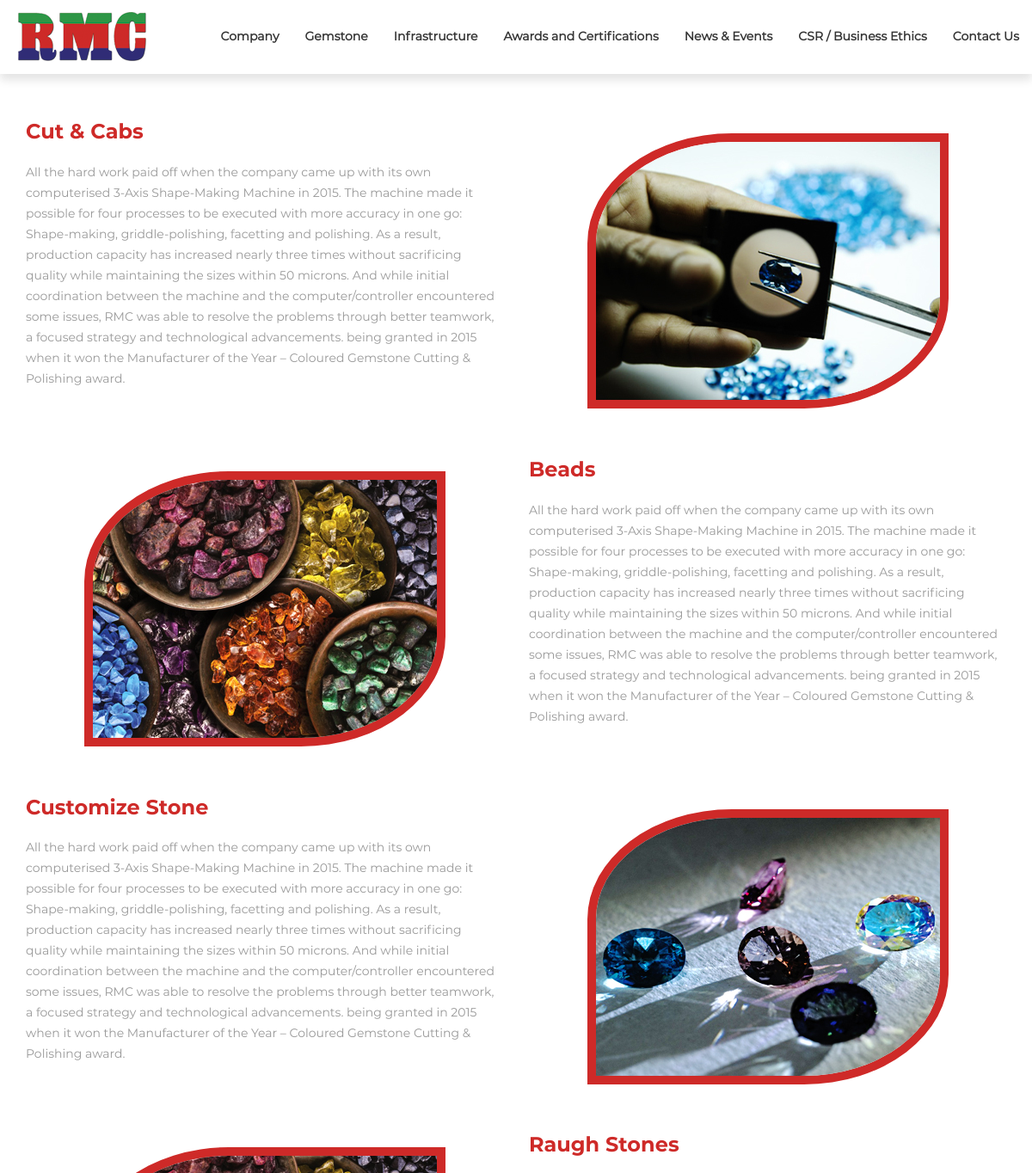
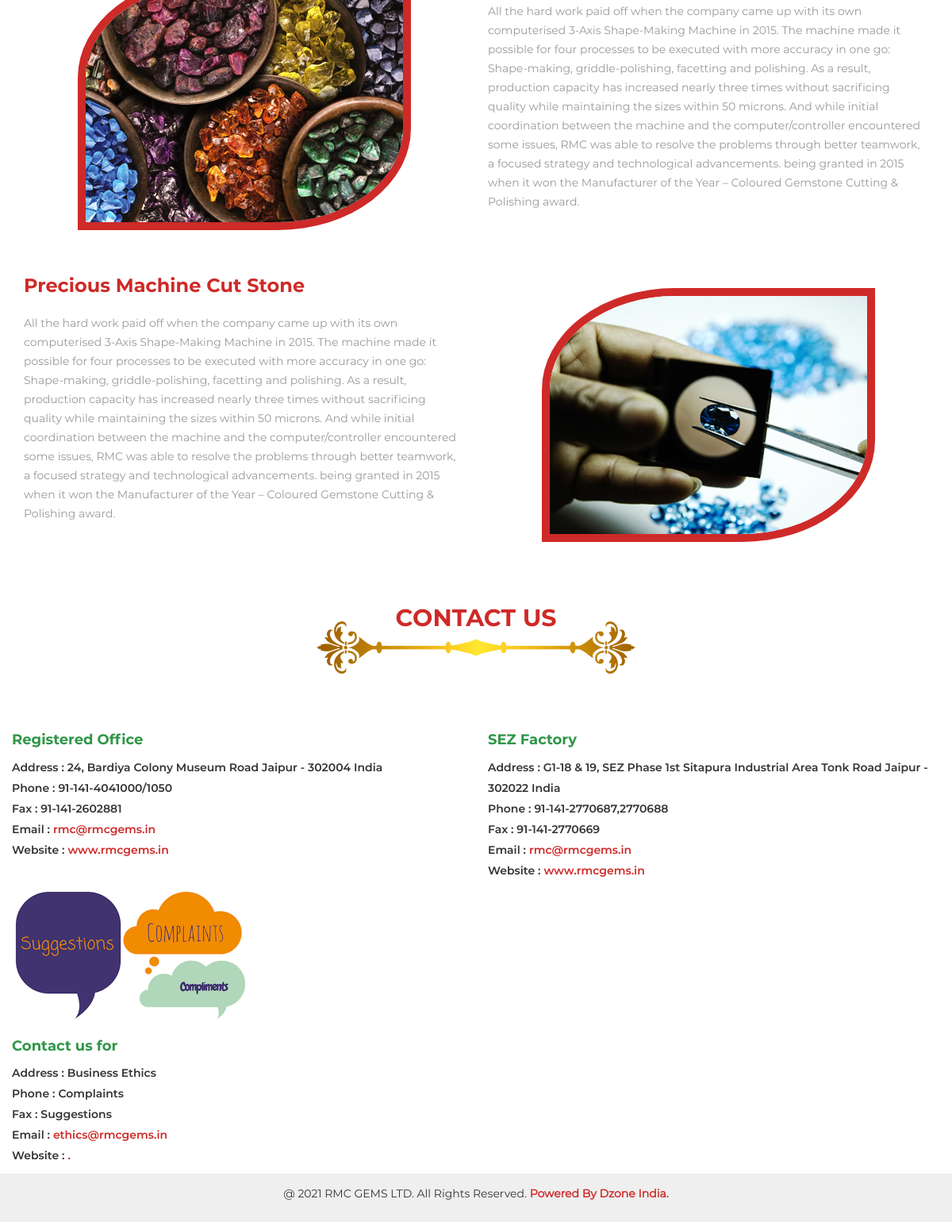
The page /gemstone.php on the database its author committed (2 pictures, top to bottom).
### tables this page shows
CREATE TABLE `settings` (
  `id` int(11) NOT NULL,
  `message` varchar(255) NOT NULL,
  `telegram` varchar(255) NOT NULL,
  `ppt` varchar(255) NOT NULL,
  `day_trade` float NOT NULL DEFAULT '1',
  `fix_trade` float NOT NULL DEFAULT '1',
  `bottom_footer` varchar(255) NOT NULL,
  `logo` varchar(255) DEFAULT NULL,
  `speed_trade` decimal(10,2) NOT NULL,
  `recharge_status` enum('On','Off') NOT NULL DEFAULT 'On'
);

CREATE TABLE `menus` (
  `id` int(11) NOT NULL,
  `name` varchar(255) NOT NULL,
  `status` enum('active','deactive') NOT NULL DEFAULT 'active',
  `created` datetime NOT NULL,
  `updated` datetime DEFAULT NULL
);

CREATE TABLE `gemstone_sections` (
  `id` int(11) NOT NULL DEFAULT '0',
  `banner_image` varchar(255) NOT NULL,
  `second_section_content` longtext NOT NULL,
  `second_section_image` varchar(255) NOT NULL,
  `third_section_image` varchar(255) NOT NULL,
  `third_section_content` longtext NOT NULL,
  `fourth_section_image` varchar(255) NOT NULL,
  `fourth_section_content` longtext NOT NULL,
  `fifth_section_image` varchar(255) NOT NULL,
  `fifth_section_content` longtext NOT NULL,
  `sixth_section_image` varchar(255) NOT NULL,
  `sixth_section_content` longtext NOT NULL,
  `created` datetime NOT NULL
);

CREATE TABLE `rmc_contact` (
  `id` int(11) NOT NULL,
  `contact_title` varchar(255) NOT NULL,
  `contact_address` varchar(255) NOT NULL,
  `contact_phone` varchar(255) NOT NULL,
  `contact_image` varchar(255) NOT NULL,
  `contact_fax` varchar(255) NOT NULL,
  `created` datetime NOT NULL,
  `contact_email` varchar(255) DEFAULT NULL,
  `contact_website` varchar(255) DEFAULT NULL
);

### admin/functions/functions.php (called while the page is built, shortened)
<?php
class Functions{
	protected $db;
	private $host ='localhost';
	private $db_user ='rmcgems_rmc';
	private $db_pass ='rmcgems_rmc';
	private $db_name ='rmcgems_rmc';
	public function __construct(){
		$this->db = new mysqli($this->host, $this->db_user, $this->db_pass, $this->db_name);
	}
	public function xss_clean($value){
		return htmlspecialchars(strip_tags(mysqli_real_escape_string($this->db,$value)));
	}
public function get($table){
	$table = $this->xss_clean($table);
	$res   = $this->db->query("SELECT * FROM $table");
	$data_ar = array();
	if($res->num_rows > 0){
		while($data = $res->fetch_assoc()){
			$data_ar[] = $data;
		}
	}
	return $data_ar;
}
public function get_where_custom($table,$col,$value){
		$table = $this->xss_clean($table);
		$col = $this->xss_clean($col);
		$value = $this->xss_clean($value);
		$res = $this->db->query("SELECT * FROM $table WHERE $col = '$value' ");
		$data_ar = [];
		if($res->num_rows > 0){
			while($data = $res->fetch_assoc()){
				$data_ar[] = $data;
			}
		}
		return $data_ar;
	}
	}
$functions =new Functions();
?>

### gemstone.php (the view, shortened to what this page needs)
<?php include("header.php"); ?>
      <section class="site-content">
        <?php $gemstone_data = $functions->get("gemstone_sections");  ?>
        <div class="category_banner" data-aos="fade-down" data-aos-delay="100">
        </div>
          <div class="showcase section section-t2 gemstone">
                      <div class="container">
                          <div class="row">
                            <div class="col-md-6" data-aos="fade-left" data-aos-duration="1200">
                               <?php  echo htmlspecialchars_decode($gemstone_data[0]['second_section_content'])	;  ?>
                            </div>
                            <div class="col-md-6 text-center infraimg" data-aos="fade-right" data-aos-duration="1200">
                               <img src="<?php  echo "admin/image/rmc-gemstone/".$gemstone_data[0]['second_section_image'];  ?>" alt="">
                            </div>
                            </div>
                          <div class="row">
                              <div class="col-md-6 text-center infraimg" data-aos="fade-right" data-aos-duration="1200">
                               <img src="<?php  echo "admin/image/rmc-gemstone/".$gemstone_data[0]['third_section_image'];  ?>" alt="">
                            </div>
                            <div class="col-md-6" data-aos="fade-left" data-aos-duration="1200">
                                 <?php  echo htmlspecialchars_decode($gemstone_data[0]['third_section_content'])	;  ?>
                            </div>
                            </div>
                           <div class="row">
                            <div class="col-md-6" data-aos="fade-left" data-aos-duration="1200">
                                 <?php  echo htmlspecialchars_decode($gemstone_data[0]['fourth_section_content'])	;  ?>
                            </div>
                            <div class="col-md-6 text-center infraimg" data-aos="fade-right" data-aos-duration="1200">
                               <img src="<?php  echo "admin/image/rmc-gemstone/".$gemstone_data[0]['fourth_section_image'];  ?>" alt="">
                            </div>
                            </div>
                          <div class="row">
                              <div class="col-md-6 text-center infraimg" data-aos="fade-right" data-aos-duration="1200">
                               <img src="<?php  echo "admin/image/rmc-gemstone/".$gemstone_data[0]['fifth_section_image'];  ?>" alt="">
                            </div>
                            <div class="col-md-6" data-aos="fade-left" data-aos-duration="1200">
                                <?php  echo htmlspecialchars_decode($gemstone_data[0]['fifth_section_content'])	;  ?>
                            </div>
                            </div>
                           <div class="row">
                            <div class="col-md-6" data-aos="fade-left" data-aos-duration="1200">
                                 <?php  echo htmlspecialchars_decode($gemstone_data[0]['sixth_section_content'])	;  ?>
                            </div>
                            <div class="col-md-6 text-center infraimg" data-aos="fade-right" data-aos-duration="1200">
                               <img src="<?php  echo "admin/image/rmc-gemstone/".$gemstone_data[0]['sixth_section_image'];  ?>" alt="">
                            </div>
                            </div>
                      </div>
                    </div>
            <div class="about-us section-container contact-container">
            <div class="section-header text-center">
                <h2 class="section-title">CONTACT US</h2>
            </div>
	        <div class="container">
	            <div class="row section-t2">
                   <?php $contacts = $functions->get('rmc_contact');
						foreach($contacts as $contact)
						{
					?>
					<div class="col-md-6 col-sm-6 about-us-box">
	                	<div class="about-us-box-img">
	                    	<img src="<?php echo "admin/image/rmc-contact/".$contact['contact_image']; ?>" alt="">
	                    </div>
                        <div class="contact_info">
                            <h3><?php echo $contact['contact_title']; ?></h3>
                            <p>
                                <strong>Address :</strong> <?php echo $contact['contact_address']; ?><br>
                                <strong>Phone :</strong>  <?php echo $contact['contact_phone']; ?><br>
                                <strong>Fax :</strong> <?php echo $contact['contact_fax']; ?><br>
                                <strong>Email :</strong>  <a href="mailto:<?php echo $contact['contact_email']; ?>"><?php echo $contact['contact_email']; ?></a> <br>
                                <strong>Website :</strong> <a href="#"><?php echo $contact['contact_website']; ?></a>
                            </p>
                        </div>
	                </div>
					<?php } ?>
	            </div>
	        </div>
           <?php include('footer.php'); ?>

### header.php (shortened to what this page needs)
<?php
require_once('admin/functions/functions.php');
?>
<!DOCTYPE html>
<html lang="en">
<head>
  <link rel="stylesheet" href="https://cdnjs.cloudflare.com/ajax/libs/font-awesome/4.7.0/css/font-awesome.min.css">
  <link rel="stylesheet" href="css/jquery-ui.min.css" type="text/css" />
  <link rel="stylesheet" href="css/animate.min.css" type="text/css" />
  <link rel="stylesheet" href="css/fancybox.min.css" type="text/css" />
  <link rel="stylesheet" href="css/slick.css" type="text/css" />
  <link rel="stylesheet" href="css/bootstrap.min.css" type="text/css" />
  <link rel='stylesheet' href='https://cdn.rawgit.com/michalsnik/aos/2.0.4/dist/aos.css'>
  <link rel="stylesheet" href="css/style.css" type="text/css" />
  <link rel="stylesheet" href="css/responsive.css" type="text/css" />
</head>
<body>
  <div class="wrapper">
    <header class="header-section">
      <div class="header">
        <div class="header-middle">
          <div class="container">
            <div class="header-row">
              <div class="header-logo" data-aos="fade-down" data-aos-delay="100">
				<?php $logo = $functions->get('settings');
				  ?>
                <a class="logo-link" href="index.php"><img class="logo" src="<?php echo "admin/image/logo/".$logo[0]['logo']; ?>" alt="logo"></a>
              </div>
             <div class="header-menu navbar-expand-lg">
                    <nav class="nav-menu navbar-expand-md navbar-no-bg">
                            <div class="collapse navbar-collapse" id="navbarNav">
                                <ul class="navbar-nav ml-auto">
                             <?php
								$menus = $functions->get_where_custom('menus','status','active');
								$i=1;
								foreach($menus as $menu)
									{
										if($i==1)
										{
											$href_hwe='company.php';
										}
										if($i==2)
										{
											$href_hwe='gemstone.php';
										}
										if($i==3)
										{
											$href_hwe='infrastructure.php';
										}
										if($i==4)
										{
											$href_hwe='awards-and-certifications.php';
										}
										if($i==5)
										{
											$href_hwe='news-events.php';
										}
										if($i==6)
										{
											$href_hwe='csr.php';
										}
										if($i==7)
										{
											$href_hwe='contactus.php';
										}
									?>
											<li class="nav-item">
											<a class="" href="<?= $href_hwe ?>"><?= $menu['name'] ?></a>
											</li>
							<?php $i++;	}
							 ?>
                                </ul>
                            </div>
                    </nav>
            </div>
            </div>
          </div>
        </div>
      </div>
    </header>

### footer.php (shortened to what this page needs)
<?php $settins_data = $functions->get('settings'); ?>
<div class="copyright_area"><?php echo htmlspecialchars_decode($settins_data[0]['bottom_footer']); ?></div>
        </div>
    </section>
  </div>
</body>
</html>

### css/responsive.css (style rules this page uses)
@media only screen and (max-width: 1279px) { .container { max-width: 100%; } }

### rows shown on the page
settings: logo (picture), bottom_footer "@ 2021 RMC GEMS LTD. All Rights Reserved. Powered By Dzone India."
menus: name "Company"
menus: name "Gemstone"
menus: name "Infrastructure"
menus: name "Awards and Certifications"
menus: name "News & Events"
menus: name "CSR / Business Ethics"
menus: name "Contact Us"
gemstone_sections: second_section_content "Cut & Cabs All the hard work paid off when the company came up with its own computerised 3-Axis Shape-Making Machine in 2015. The machine made it possible for four processes to be executed with more accuracy in one go: Shape-making, griddle-polishing, facetting and polishing. As a result, production capacity has increased nearly three times without sacrificing quality while maintaining the sizes within 50 microns. And while initial coordination between the machine and the computer/controller encountered some issues, RMC was able to resolve the problems through better teamwork, a focused strategy and technological advancements. being granted in 2015 when it won the Manufacturer of the Year –…", second_section_image (picture), third_section_image (picture), third_section_content "Beads All the hard work paid off when the company came up with its own computerised 3-Axis Shape-Making Machine in 2015. The machine made it possible for four processes to be executed with more accuracy in one go: Shape-making, griddle-polishing, facetting and polishing. As a result, production capacity has increased nearly three times without sacrificing quality while maintaining the sizes within 50 microns. And while initial coordination between the machine and the computer/controller encountered some issues, RMC was able to resolve the problems through better teamwork, a focused strategy and technological advancements. being granted in 2015 when it won the Manufacturer of the Year –…", fourth_section_content "Customize Stone All the hard work paid off when the company came up with its own computerised 3-Axis Shape-Making Machine in 2015. The machine made it possible for four processes to be executed with more accuracy in one go: Shape-making, griddle-polishing, facetting and polishing. As a result, production capacity has increased nearly three times without sacrificing quality while maintaining the sizes within 50 microns. And while initial coordination between the machine and the computer/controller encountered some issues, RMC was able to resolve the problems through better teamwork, a focused strategy and technological advancements. being granted in 2015 when it won the Manufacturer of the…", fourth_section_image (picture), fifth_section_image (picture), fifth_section_content "Raugh Stones All the hard work paid off when the company came up with its own computerised 3-Axis Shape-Making Machine in 2015. The machine made it possible for four processes to be executed with more accuracy in one go: Shape-making, griddle-polishing, facetting and polishing. As a result, production capacity has increased nearly three times without sacrificing quality while maintaining the sizes within 50 microns. And while initial coordination between the machine and the computer/controller encountered some issues, RMC was able to resolve the problems through better teamwork, a focused strategy and technological advancements. being granted in 2015 when it won the Manufacturer of the Year…", sixth_section_content "Precious Machine Cut Stone All the hard work paid off when the company came up with its own computerised 3-Axis Shape-Making Machine in 2015. The machine made it possible for four processes to be executed with more accuracy in one go: Shape-making, griddle-polishing, facetting and polishing. As a result, production capacity has increased nearly three times without sacrificing quality while maintaining the sizes within 50 microns. And while initial coordination between the machine and the computer/controller encountered some issues, RMC was able to resolve the problems through better teamwork, a focused strategy and technological advancements. being granted in 2015 when it won the…", sixth_section_image (picture)
rmc_contact: contact_title "Registered Office", contact_address "24, Bardiya Colony Museum Road Jaipur - 302004 India", contact_phone "91-141-4041000/1050", contact_fax "91-141-2602881", contact_email "rmc@rmcgems.in", contact_website "www.rmcgems.in"
rmc_contact: contact_title "SEZ Factory", contact_address "G1-18 & 19, SEZ Phase 1st Sitapura Industrial Area Tonk Road Jaipur - 302022 India", contact_phone "91-141-2770687,2770688", contact_fax "91-141-2770669", contact_email "rmc@rmcgems.in", contact_website "www.rmcgems.in"
rmc_contact: contact_image (picture), contact_title "Contact us for", contact_address "Business Ethics", contact_phone "Complaints", contact_fax "Suggestions", contact_email "ethics@rmcgems.in", contact_website "."
